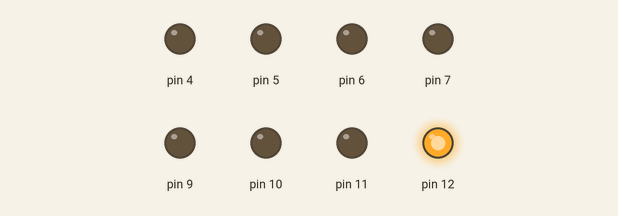
Bench run of a sketch on a simulated Arduino Uno, built with avr-gcc and run on an emulated ATmega328P. Parts: output pins drawn as LEDs (lit = HIGH).

Above: at 0.1 s.
Timing chart, 0 to 1.6 s (numbered marks = the images above):
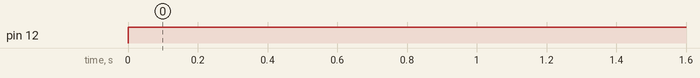

The sketch:

z_both_motors.ino
```cpp
int speed = 10;
void setup()
{
  // using L293D
  // Ic Pins      arduino and motor
  //    2                 12
  //    7                 11
  //    10                10
  //    15                9
  //    Int1              8
  //    Int2              7
  //    Int3              6
  //    Int4              5
  //    3                 BLUE
  //    6                 ORANGE
  //    11                YELLOW
  //    14                PINK
Serial.begin(250000);
pinMode(12, OUTPUT);
pinMode(11, OUTPUT);
pinMode(10, OUTPUT);
pinMode(9, OUTPUT);
pinMode(7, OUTPUT);
pinMode(6, OUTPUT);
pinMode(5, OUTPUT);
pinMode(4, OUTPUT);
}

void loop()
{
    digitalWrite(12, HIGH);
//    digitalWrite(11, LOW);
//    digitalWrite(10, LOW);
//    digitalWrite(9, LOW);
//    Serial.println("Up");
//    motor_up();
//    Serial.println("Down");
//    motor_down();
}

void motor_up()
{
  for(int i=0; i < 200; i++)
  {
    digitalWrite(12, LOW);
    digitalWrite(11, LOW);
    digitalWrite(10, HIGH);
    digitalWrite(9, LOW);
    //motor_wind();

    digitalWrite(12, LOW);
    digitalWrite(11, HIGH);
    digitalWrite(10, LOW);
    digitalWrite(9, LOW);
    //motor_wind();

    digitalWrite(12, LOW);
    digitalWrite(11, LOW);
    digitalWrite(10, LOW);
    digitalWrite(9, HIGH);
    //motor_wind();

    digitalWrite(12, HIGH);
    digitalWrite(11, LOW);
    digitalWrite(10, LOW);
    digitalWrite(9, LOW);
    //motor_wind();
  }
}

void motor_down()
{
  for(int i=0; i < 500; i++)
  {
    digitalWrite(12, HIGH);
    digitalWrite(11, LOW);
    digitalWrite(10, LOW);
    digitalWrite(9, LOW);
    //motor_unwind();

    digitalWrite(12, LOW);
    digitalWrite(11, LOW);
    digitalWrite(10, LOW);
    digitalWrite(9, HIGH);
    //motor_unwind();

    digitalWrite(12, LOW);
    digitalWrite(11, HIGH);
    digitalWrite(10, LOW);
    digitalWrite(9, LOW);
    //motor_unwind();

    digitalWrite(12, LOW);
    digitalWrite(11, LOW);
    digitalWrite(10, HIGH);
    digitalWrite(9, LOW);
    //motor_unwind();
  }
}

void motor_wind()
{
  for(int i=0; i < 5; i++)
  {
    digitalWrite(7, HIGH);
    digitalWrite(6, LOW);
    digitalWrite(5, LOW);
    digitalWrite(4, LOW);
    delay(speed);

    digitalWrite(7, LOW);
    digitalWrite(6, HIGH);
    digitalWrite(5, LOW);
    digitalWrite(4, LOW);
    delay(speed);

    digitalWrite(7, LOW);
    digitalWrite(6, LOW);
    digitalWrite(5, HIGH);
    digitalWrite(4, LOW);
    delay(speed);

    digitalWrite(7, LOW);
    digitalWrite(6, LOW);
    digitalWrite(5, LOW);
    digitalWrite(4, HIGH);
    delay(speed);
  }
}

void motor_unwind()
{
  for(int i=0; i < 2; i++)
  {
    digitalWrite(7, LOW);
    digitalWrite(6, LOW);
    digitalWrite(5, LOW);
    digitalWrite(4, HIGH);
    delay(speed);

    digitalWrite(7, LOW);
    digitalWrite(6, LOW);
    digitalWrite(5, HIGH);
    digitalWrite(4, LOW);
    delay(speed);

    digitalWrite(7, LOW);
    digitalWrite(6, HIGH);
    digitalWrite(5, LOW);
    digitalWrite(4, LOW);
    delay(speed);

    digitalWrite(7, HIGH);
    digitalWrite(6, LOW);
    digitalWrite(5, LOW);
    digitalWrite(4, LOW);
    delay(speed);
  }
}
```

Measured:
- by itself, pin 12: LOW → HIGH at 0.00 s
